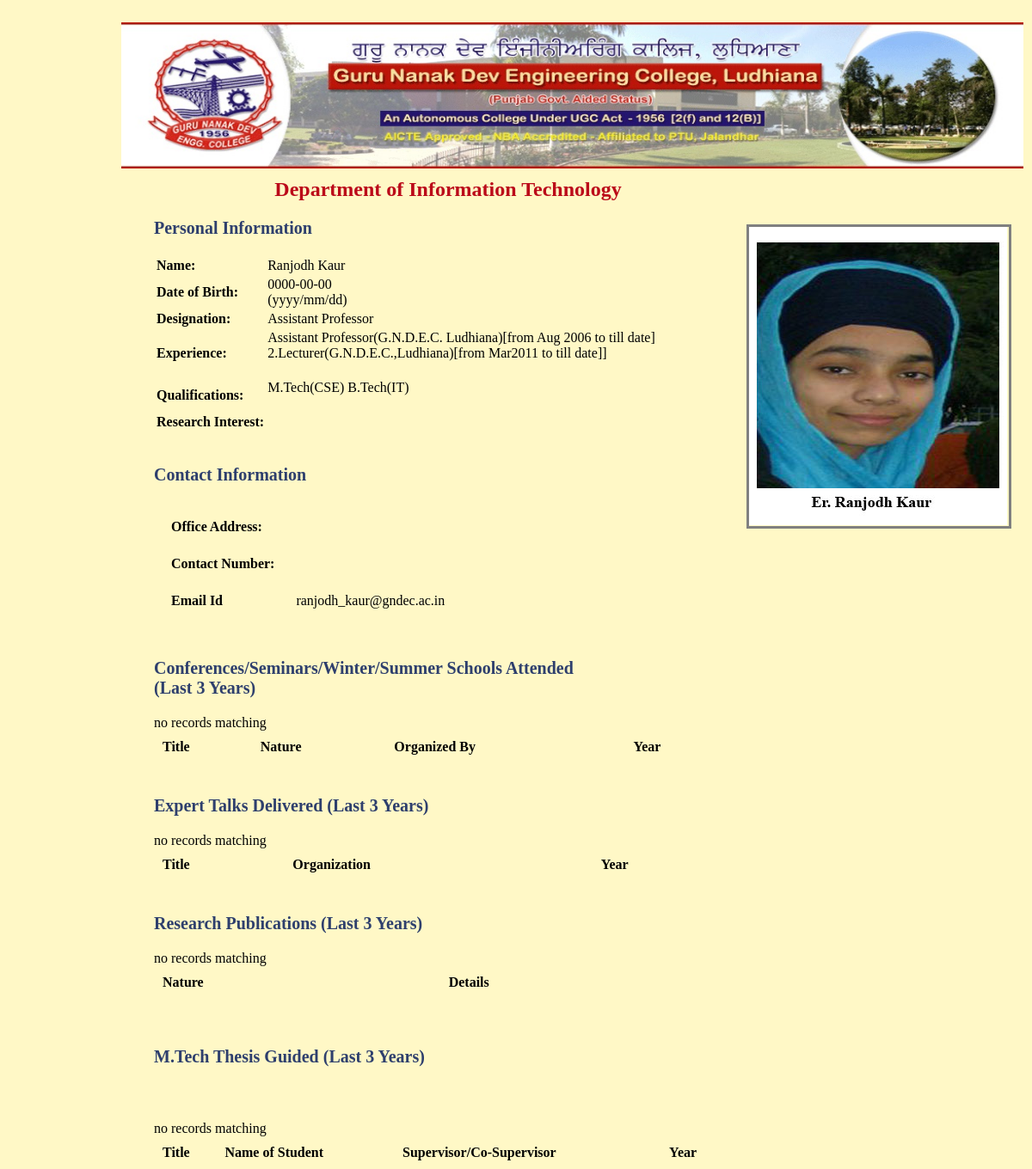
Page /RanjodhKaur.php on the committed database.
### tables this page shows
CREATE TABLE `profile` (
  `id` int(4) NOT NULL auto_increment,
  `username` varchar(80) NOT NULL,
  `password` varchar(10) NOT NULL,
  `name` varchar(50) NOT NULL,
  `dob` date NOT NULL,
  `designation` varchar(50) NOT NULL,
  `experience` varchar(500) NOT NULL,
  `qualification` varchar(500) NOT NULL,
  `research_interest` varchar(500) NOT NULL,
  `office_address` varchar(500) NOT NULL,
  `contact_no` varchar(50) NOT NULL,
  `e_id` varchar(50) NOT NULL,
  `conference` varchar(9999) NOT NULL,
  `expert_talk` varchar(9999) NOT NULL,
  `publication` varchar(9999) NOT NULL,
  `thesis_guided` varchar(9999) NOT NULL,
  PRIMARY KEY  (`id`),
  UNIQUE KEY `username` (`username`),
  UNIQUE KEY `username_2` (`username`),
  KEY `id` (`id`)
);

### RanjodhKaur.php (the view, shortened to what this page needs)
<!DOCTYPE html PUBLIC "-//W3C//DTD XHTML 1.0 Transitional//EN" "http://www.w3.org/TR/xhtml1/DTD/xhtml1-transitional.dtd">
<html xmlns="http://www.w3.org/1999/xhtml">
<head>
<link href="style.css" rel="stylesheet" type="text/css" />
</head>
<body bgcolor="fff8c6">
<div id="area">
  <div id="college" style="width:100%;margin-left:-20px;">
  <a href="index.php"><img src="images/gne.jpg" width="100%" height="170" /></a></div>
  <div id="photo"><img src="images/15.jpg" width="300" height="347" /></div>
  <div class="style1" id="info">
    <div align="center" class="style8">Department of Information Technology</div>
    <p align="left" class="style2"><a name="PI">Personal Information</a></p>
    <table id="tab">
      <tbody>
        <tr>
          <td><span class="style5"><strong>Name:</strong></span></td>
          <td><span class="style5">
            <?php
$mysqli=new mysqli("localhost","root","1397","faculty");
$sql="SELECT * FROM profile where id='15'";
if($result=$mysqli->query($sql))
{
if($result-> num_rows>0)
{
while($row=$result->fetch_array())
{
echo $row[3]. "<br>";
}
}
else
{
echo"no records matching";
}
}
else
{
echo"ERROR:could not execute $sql.".$mysqli->error;
}
?>
          </span></td>
        </tr>
        <tr>
          <td><span class="style5"><strong>Date of Birth:</strong></span></td>
          <td><span class="style5">
            <?php
$mysqli=new mysqli("localhost","root","1397","faculty");
$sql="SELECT * FROM profile where id='15'";
if($result=$mysqli->query($sql))
{
if($result-> num_rows>0)
{
while($row=$result->fetch_array())
{
echo $row[4]. "<br>";
}
}
else
{
echo"no records matching";
}
}
else
{
echo"ERROR:could not execute $sql.".$mysqli->error;
}
?>
(yyyy/mm/dd)          </span></td>
        </tr>
        <tr>
          <td><span class="style5"><strong>Designation:</strong></span></td>
          <td><span class="style5">
            <?php
$mysqli=new mysqli("localhost","root","1397","faculty");
$sql="SELECT * FROM profile where id='15'";
if($result=$mysqli->query($sql))
{
if($result-> num_rows>0)
{
while($row=$result->fetch_array())
{
echo $row[5]. "<br>";
}
}
else
{
echo"no records matching";
}
}
else
{
echo"ERROR:could not execute $sql.".$mysqli->error;
}
?>
          </span></td>
        </tr>
        <tr>
          <td><span class="style5"><strong>Experience:</strong></span></td>
          <td><span class="style5">
            <?php
$mysqli=new mysqli("localhost","root","1397","faculty");
$sql="SELECT * FROM profile where id='15'";
if($result=$mysqli->query($sql))
{
if($result-> num_rows>0)
{
while($row=$result->fetch_array())
{
echo $row[6]. "<br>";
}
}
else
{
echo"no records matching";
}
}
else
{
echo"ERROR:could not execute $sql.".$mysqli->error;
}
?>
            <br />
          </span></td>
        </tr>
        <tr>
          <td><span class="style5"><strong>Qualifications:</strong></span></td>
          <td><span class="style5">
            <?php
$mysqli=new mysqli("localhost","root","1397","faculty");
$sql="SELECT * FROM profile where id='15'";
if($result=$mysqli->query($sql))
{
if($result-> num_rows>0)
{
while($row=$result->fetch_array())
{
echo $row[7]. "<br>";
}
}
else
{
echo"no records matching";
}
}
else
{
echo"ERROR:could not execute $sql.".$mysqli->error;
}
?>
            <br />
          </span></td>
        </tr>
        <tr>
          <td><span class="style5"><strong>Research Interest:</strong></span></td>
          <td></td>
        </tr>
      </tbody>
    </table><br />
    <p align="left" class="style2"><a name="CI">Contact Information</a></p>
    <table cellspacing="15" cellpadding="5">
      <tbody>
        <tr>
          <td><span class="style10">Office Address:</span></td>
          <td></td>
        </tr>
        <tr>
          <td><span class="style5"><strong>Contact Number:</strong></span></td>
          <td></td>
        </tr>
        <tr>
          <td><span class="style5"><strong>Email Id</strong></span></td>
          <td><span class="style5">
            <?php
$mysqli=new mysqli("localhost","root","1397","faculty");
$sql="SELECT * FROM profile where id='15'";
if($result=$mysqli->query($sql))
{
if($result-> num_rows>0)
{
while($row=$result->fetch_array())
{
echo $row[11]. "<br>";
}
}
else
{
echo"no records matching";
}
}
else
{
echo"ERROR:could not execute $sql.".$mysqli->error;
}
?>
          </span></td>
        </tr>
      </tbody>
    </table><br />
    <p align="left" class="style2"><a name="CSWS" id="CSWS">Conferences/Seminars/Winter/Summer Schools Attended<br />
    (Last 3 Years)</a></p>
       <table cellspacing="5" cellpadding="5" width="667">
         <tr>
           <th align="left">Title</th>
           <th align="left">Nature</th>
           <th align="left">Organized By</th>
           <th align="left">Year</th>
         </tr>
       </table>
       <br />
       <p align="left" class="style2"><a name="ET" id="ET">Expert Talks Delivered (Last 3 Years)</a></p>
       <table cellspacing="5" cellpadding="5" width="667">
         <tr>
           <th align="left"><span class="style5">Title</span></th>
           <th align="left"><span class="style5">Organization</span></th>
           <th align="left"><span class="style5">Year</span></th>
         </tr>
       </table>
       <br />
       <p align="left" class="style2"><a name="RP" id="RP">Research Publications (Last 3 Years)</a></p>
       <table cellspacing="5" cellpadding="5" width="667">
         <tr>
           <th align="left"><span class="style5">Nature</span></th>
           <th align="left"><span class="style5">Details</span></th>
         </tr>
       </table>
       <br />
       <br />
       <p align="left" class="style2"><a name="TG" id="TG">M.Tech Thesis Guided (Last 3 Years)</a></p>
       <p align="left" class="style2">&nbsp;</p>
       <table cellspacing="5" cellpadding="5" width="667">
         <tr>
           <th align="left"><span class="style5">Title</span></th>
           <th align="left"><span class="style5">Name of Student</span></th>
           <th align="left"><span class="style5">Supervisor/Co-Supervisor</span></th>
           <th align="left"><span class="style5">Year</span></th>
         </tr>

### style.css (style rules this page uses)
#college { height:148px; width:900px; position:absolute; top:6px; left: 0px; }
#photo { width:302px; height:348px; position:absolute; left: 707px; top: 241px; border:3px solid gray; }

### RanjodhKaur.php (style rules this page uses)
#info { width:684px; height:539px; position:absolute; left: 18px; top: 187px; }
.style1 { font-size: 16px }
.style2 { font-size: 20px; color: #2E3F6D; font-weight: bold; }
.style5 { font-size: 16px; }
.style8 { color: #BB0919; font-weight: bold; font-size: 24px; }
.style10 { font-size: 16px; font-weight: bold; }

### rows in the picture
profile: name "Ranjodh Kaur", dob "0000-00-00", designation "Assistant Professor", experience "Assistant Professor(G.N.D.E.C. Ludhiana)[from Aug 2006 to till date] 2.Lecturer(G.N.D.E.C.,Ludhiana)[from Mar2011 to till date]]", qualification "M.Tech(CSE) B.Tech(IT)", e "ranjodh_kaur@gndec.ac.in"
